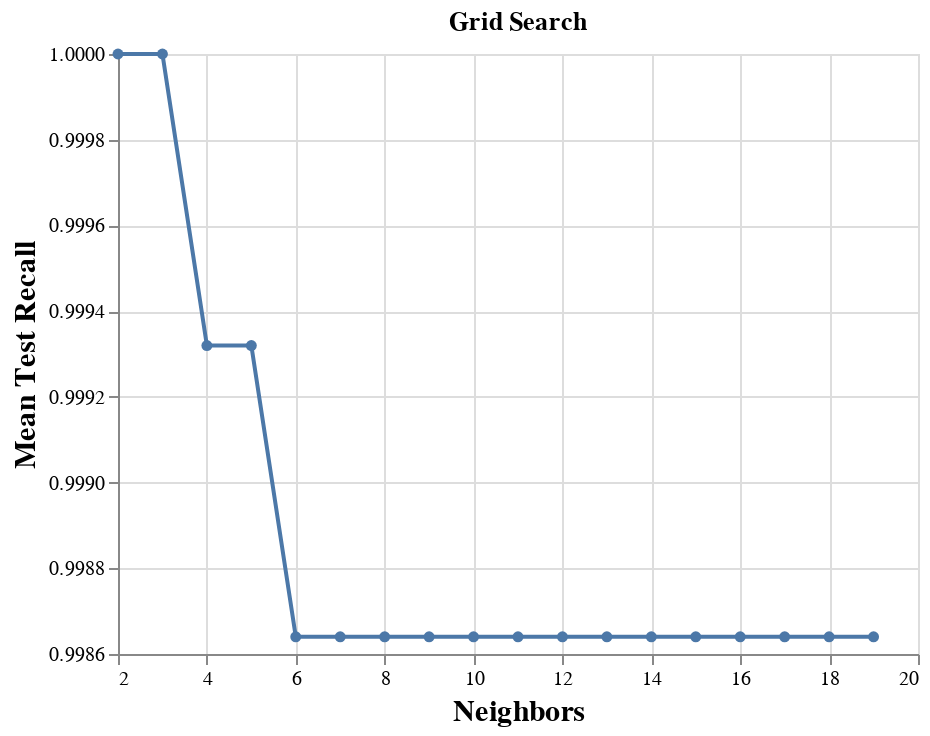

Notebook cell for this chart:
### Code cell
recall_versus_k_grid

### Figure 1 — Vega-Lite specification as saved in the notebook (floating-point values rounded to 4 significant figures)
{"config": {"view": {"continuousWidth": 400, "continuousHeight": 300}, "axis": {"labelFontSize": 10, "titleFontSize": 15}}, "data": {"name": "data-71c43976daa884a9e19a88c78f80a7bf"}, "mark": {"type": "line", "point": true}, "encoding": {"x": {"field": "param_kneighborsclassifier__n_neighbors", "scale": {"zero": false}, "title": "Neighbors", "type": "quantitative"}, "y": {"field": "mean_test_recall", "scale": {"zero": false}, "title": "Mean Test Recall", "type": "quantitative"}}, "height": 300, "title": "Grid Search", "width": 400, "$schema": "https://vega.github.io/schema/vega-lite/v4.17.0.json", "datasets": {"data-71c43976daa884a9e19a88c78f80a7bf": [{"mean_fit_time": 0.1088, "std_fit_time": 0.03274, "mean_score_time": 0.4532, "std_score_time": 0.165, "param_kneighborsclassifier__n_neighbors": 2, "params": {"kneighborsclassifier__n_neighbors": 2}, "split0_test_accuracy": 1.0, "split1_test_accuracy": 1.0, "split2_test_accuracy": 1.0, "split3_test_accuracy": 1.0, "split4_test_accuracy": 1.0, "mean_test_accuracy": 1.0, "std_test_accuracy": 0.0, "rank_test_accuracy": 1, "split0_test_recall": 1.0, "split1_test_recall": 1.0, "split2_test_recall": 1.0, "split3_test_recall": 1.0, "split4_test_recall": 1.0, "mean_test_recall": 1.0, "std_test_recall": 0.0, "rank_test_recall": 1}, {"mean_fit_time": 0.07372, "std_fit_time": 0.03882, "mean_score_time": 0.2533, "std_score_time": 0.1315, "param_kneighborsclassifier__n_neighbors": 3, "params": {"kneighborsclassifier__n_neighbors": 3}, "split0_test_accuracy": 1.0, "split1_test_accuracy": 1.0, "split2_test_accuracy": 1.0, "split3_test_accuracy": 1.0, "split4_test_accuracy": 1.0, "mean_test_accuracy": 1.0, "std_test_accuracy": 0.0, "rank_test_accuracy": 1, "split0_test_recall": 1.0, "split1_test_recall": 1.0, "split2_test_recall": 1.0, "split3_test_recall": 1.0, "split4_test_recall": 1.0, "mean_test_recall": 1.0, "std_test_recall": 0.0, "rank_test_recall": 1}, {"mean_fit_time": 0.07039, "std_fit_time": 0.02663, "mean_score_time": 0.2889, "std_score_time": 0.1013, "param_kneighborsclassifier__n_neighbors": 4, "params": {"kneighborsclassifier__n_neighbors": 4}, "split0_test_accuracy": 1.0, "split1_test_accuracy": 1.0, "split2_test_accuracy": 1.0, "split3_test_accuracy": 1.0, "split4_test_accuracy": 0.9984, "mean_test_accuracy": 0.9997, "std_test_accuracy": 0.0006568, "rank_test_accuracy": 3, "split0_test_recall": 1.0, "split1_test_recall": 1.0, "split2_test_recall": 1.0, "split3_test_recall": 1.0, "split4_test_recall": 0.9966, "mean_test_recall": 0.9993, "std_test_recall": 0.001361, "rank_test_recall": 3}, {"mean_fit_time": 0.1089, "std_fit_time": 0.08291, "mean_score_time": 0.398, "std_score_time": 0.2216, "param_kneighborsclassifier__n_neighbors": 5, "params": {"kneighborsclassifier__n_neighbors": 5}, "split0_test_accuracy": 1.0, "split1_test_accuracy": 1.0, "split2_test_accuracy": 1.0, "split3_test_accuracy": 1.0, "split4_test_accuracy": 0.9984, "mean_test_accuracy": 0.9997, "std_test_accuracy": 0.0006568, "rank_test_accuracy": 3, "split0_test_recall": 1.0, "split1_test_recall": 1.0, "split2_test_recall": 1.0, "split3_test_recall": 1.0, "split4_test_recall": 0.9966, "mean_test_recall": 0.9993, "std_test_recall": 0.001361, "rank_test_recall": 3}, {"mean_fit_time": 0.06629, "std_fit_time": 0.02737, "mean_score_time": 0.2857, "std_score_time": 0.2048, "param_kneighborsclassifier__n_neighbors": 6, "params": {"kneighborsclassifier__n_neighbors": 6}, "split0_test_accuracy": 0.9992, "split1_test_accuracy": 1.0, "split2_test_accuracy": 0.9992, "split3_test_accuracy": 1.0, "split4_test_accuracy": 0.9984, "mean_test_accuracy": 0.9993, "std_test_accuracy": 0.0006144, "rank_test_accuracy": 5, "split0_test_recall": 0.9983, "split1_test_recall": 1.0, "split2_test_recall": 0.9983, "split3_test_recall": 1.0, "split4_test_recall": 0.9966, "mean_test_recall": 0.9986, "std_test_recall": 0.001273, "rank_test_recall": 5}, {"mean_fit_time": 0.04663, "std_fit_time": 0.00265, "mean_score_time": 0.1801, "std_score_time": 0.006636, "param_kneighborsclassifier__n_neighbors": 7, "params": {"kneighborsclassifier__n_neighbors": 7}, "split0_test_accuracy": 0.9992, "split1_test_accuracy": 1.0, "split2_test_accuracy": 0.9992, "split3_test_accuracy": 1.0, "split4_test_accuracy": 0.9984, "mean_test_accuracy": 0.9993, "std_test_accuracy": 0.0006144, "rank_test_accuracy": 5, "split0_test_recall": 0.9983, "split1_test_recall": 1.0, "split2_test_recall": 0.9983, "split3_test_recall": 1.0, "split4_test_recall": 0.9966, "mean_test_recall": 0.9986, "std_test_recall": 0.001273, "rank_test_recall": 5}, {"mean_fit_time": 0.05374, "std_fit_time": 0.008536, "mean_score_time": 0.2877, "std_score_time": 0.1373, "param_kneighborsclassifier__n_neighbors": 8, "params": {"kneighborsclassifier__n_neighbors": 8}, "split0_test_accuracy": 0.9992, "split1_test_accuracy": 1.0, "split2_test_accuracy": 0.9992, "split3_test_accuracy": 1.0, "split4_test_accuracy": 0.9984, "mean_test_accuracy": 0.9993, "std_test_accuracy": 0.0006144, "rank_test_accuracy": 5, "split0_test_recall": 0.9983, "split1_test_recall": 1.0, "split2_test_recall": 0.9983, "split3_test_recall": 1.0, "split4_test_recall": 0.9966, "mean_test_recall": 0.9986, "std_test_recall": 0.001273, "rank_test_recall": 5}, {"mean_fit_time": 0.04394, "std_fit_time": 0.001917, "mean_score_time": 0.1765, "std_score_time": 0.004496, "param_kneighborsclassifier__n_neighbors": 9, "params": {"kneighborsclassifier__n_neighbors": 9}, "split0_test_accuracy": 0.9992, "split1_test_accuracy": 1.0, "split2_test_accuracy": 0.9992, "split3_test_accuracy": 1.0, "split4_test_accuracy": 0.9984, "mean_test_accuracy": 0.9993, "std_test_accuracy": 0.0006144, "rank_test_accuracy": 5, "split0_test_recall": 0.9983, "split1_test_recall": 1.0, "split2_test_recall": 0.9983, "split3_test_recall": 1.0, "split4_test_recall": 0.9966, "mean_test_recall": 0.9986, "std_test_recall": 0.001273, "rank_test_recall": 5}, {"mean_fit_time": 0.04456, "std_fit_time": 0.00402, "mean_score_time": 0.1749, "std_score_time": 0.005928, "param_kneighborsclassifier__n_neighbors": 10, "params": {"kneighborsclassifier__n_neighbors": 10}, "split0_test_accuracy": 0.9992, "split1_test_accuracy": 1.0, "split2_test_accuracy": 0.9992, "split3_test_accuracy": 1.0, "split4_test_accuracy": 0.9984, "mean_test_accuracy": 0.9993, "std_test_accuracy": 0.0006144, "rank_test_accuracy": 5, "split0_test_recall": 0.9983, "split1_test_recall": 1.0, "split2_test_recall": 0.9983, "split3_test_recall": 1.0, "split4_test_recall": 0.9966, "mean_test_recall": 0.9986, "std_test_recall": 0.001273, "rank_test_recall": 5}, {"mean_fit_time": 0.05782, "std_fit_time": 0.01717, "mean_score_time": 0.2414, "std_score_time": 0.05126, "param_kneighborsclassifier__n_neighbors": 11, "params": {"kneighborsclassifier__n_neighbors": 11}, "split0_test_accuracy": 0.9992, "split1_test_accuracy": 1.0, "split2_test_accuracy": 0.9992, "split3_test_accuracy": 1.0, "split4_test_accuracy": 0.9984, "mean_test_accuracy": 0.9993, "std_test_accuracy": 0.0006144, "rank_test_accuracy": 5, "split0_test_recall": 0.9983, "split1_test_recall": 1.0, "split2_test_recall": 0.9983, "split3_test_recall": 1.0, "split4_test_recall": 0.9966, "mean_test_recall": 0.9986, "std_test_recall": 0.001273, "rank_test_recall": 5}, {"mean_fit_time": 0.05823, "std_fit_time": 0.02115, "mean_score_time": 0.1973, "std_score_time": 0.0195, "param_kneighborsclassifier__n_neighbors": 12, "params": {"kneighborsclassifier__n_neighbors": 12}, "split0_test_accuracy": 0.9992, "split1_test_accuracy": 1.0, "split2_test_accuracy": 0.9992, "split3_test_accuracy": 1.0, "split4_test_accuracy": 0.9984, "mean_test_accuracy": 0.9993, "std_test_accuracy": 0.0006144, "rank_test_accuracy": 5, "split0_test_recall": 0.9983, "split1_test_recall": 1.0, "split2_test_recall": 0.9983, "split3_test_recall": 1.0, "split4_test_recall": 0.9966, "mean_test_recall": 0.9986, "std_test_recall": 0.001273, "rank_test_recall": 5}, {"mean_fit_time": 0.04201, "std_fit_time": 0.003138, "mean_score_time": 0.1828, "std_score_time": 0.02433, "param_kneighborsclassifier__n_neighbors": 13, "params": {"kneighborsclassifier__n_neighbors": 13}, "split0_test_accuracy": 0.9992, "split1_test_accuracy": 1.0, "split2_test_accuracy": 0.9992, "split3_test_accuracy": 1.0, "split4_test_accuracy": 0.9984, "mean_test_accuracy": 0.9993, "std_test_accuracy": 0.0006144, "rank_test_accuracy": 5, "split0_test_recall": 0.9983, "split1_test_recall": 1.0, "split2_test_recall": 0.9983, "split3_test_recall": 1.0, "split4_test_recall": 0.9966, "mean_test_recall": 0.9986, "std_test_recall": 0.001273, "rank_test_recall": 5}, {"mean_fit_time": 0.05389, "std_fit_time": 0.01502, "mean_score_time": 0.2285, "std_score_time": 0.05037, "param_kneighborsclassifier__n_neighbors": 14, "params": {"kneighborsclassifier__n_neighbors": 14}, "split0_test_accuracy": 0.9992, "split1_test_accuracy": 1.0, "split2_test_accuracy": 0.9992, "split3_test_accuracy": 1.0, "split4_test_accuracy": 0.9984, "mean_test_accuracy": 0.9993, "std_test_accuracy": 0.0006144, "rank_test_accuracy": 5, "split0_test_recall": 0.9983, "split1_test_recall": 1.0, "split2_test_recall": 0.9983, "split3_test_recall": 1.0, "split4_test_recall": 0.9966, "mean_test_recall": 0.9986, "std_test_recall": 0.001273, "rank_test_recall": 5}, {"mean_fit_time": 0.04995, "std_fit_time": 0.005336, "mean_score_time": 0.1949, "std_score_time": 0.01879, "param_kneighborsclassifier__n_neighbors": 15, "params": {"kneighborsclassifier__n_neighbors": 15}, "split0_test_accuracy": 0.9992, "split1_test_accuracy": 1.0, "split2_test_accuracy": 0.9992, "split3_test_accuracy": 1.0, "split4_test_accuracy": 0.9984, "mean_test_accuracy": 0.9993, "std_test_accuracy": 0.0006144, "rank_test_accuracy": 5, "split0_test_recall": 0.9983, "split1_test_recall": 1.0, "split2_test_recall": 0.9983, "split3_test_recall": 1.0, "split4_test_recall": 0.9966, "mean_test_recall": 0.9986, "std_test_recall": 0.001273, "rank_test_recall": 5}, {"mean_fit_time": 0.06543, "std_fit_time": 0.02894, "mean_score_time": 0.2861, "std_score_time": 0.08089, "param_kneighborsclassifier__n_neighbors": 16, "params": {"kneighborsclassifier__n_neighbors": 16}, "split0_test_accuracy": 0.9992, "split1_test_accuracy": 1.0, "split2_test_accuracy": 0.9992, "split3_test_accuracy": 1.0, "split4_test_accuracy": 0.9984, "mean_test_accuracy": 0.9993, "std_test_accuracy": 0.0006144, "rank_test_accuracy": 5, "split0_test_recall": 0.9983, "split1_test_recall": 1.0, "split2_test_recall": 0.9983, "split3_test_recall": 1.0, "split4_test_recall": 0.9966, "mean_test_recall": 0.9986, "std_test_recall": 0.001273, "rank_test_recall": 5}, {"mean_fit_time": 0.06456, "std_fit_time": 0.03592, "mean_score_time": 0.2432, "std_score_time": 0.1054, "param_kneighborsclassifier__n_neighbors": 17, "params": {"kneighborsclassifier__n_neighbors": 17}, "split0_test_accuracy": 0.9992, "split1_test_accuracy": 1.0, "split2_test_accuracy": 0.9992, "split3_test_accuracy": 1.0, "split4_test_accuracy": 0.9984, "mean_test_accuracy": 0.9993, "std_test_accuracy": 0.0006144, "rank_test_accuracy": 5, "split0_test_recall": 0.9983, "split1_test_recall": 1.0, "split2_test_recall": 0.9983, "split3_test_recall": 1.0, "split4_test_recall": 0.9966, "mean_test_recall": 0.9986, "std_test_recall": 0.001273, "rank_test_recall": 5}, {"mean_fit_time": 0.07501, "std_fit_time": 0.0389, "mean_score_time": 0.2486, "std_score_time": 0.1323, "param_kneighborsclassifier__n_neighbors": 18, "params": {"kneighborsclassifier__n_neighbors": 18}, "split0_test_accuracy": 0.9992, "split1_test_accuracy": 1.0, "split2_test_accuracy": 0.9992, "split3_test_accuracy": 1.0, "split4_test_accuracy": 0.9984, "mean_test_accuracy": 0.9993, "std_test_accuracy": 0.0006144, "rank_test_accuracy": 5, "split0_test_recall": 0.9983, "split1_test_recall": 1.0, "split2_test_recall": 0.9983, "split3_test_recall": 1.0, "split4_test_recall": 0.9966, "mean_test_recall": 0.9986, "std_test_recall": 0.001273, "rank_test_recall": 5}, {"mean_fit_time": 0.06474, "std_fit_time": 0.02411, "mean_score_time": 0.2319, "std_score_time": 0.02572, "param_kneighborsclassifier__n_neighbors": 19, "params": {"kneighborsclassifier__n_neighbors": 19}, "split0_test_accuracy": 0.9992, "split1_test_accuracy": 1.0, "split2_test_accuracy": 0.9992, "split3_test_accuracy": 1.0, "split4_test_accuracy": 0.9984, "mean_test_accuracy": 0.9993, "std_test_accuracy": 0.0006144, "rank_test_accuracy": 5, "split0_test_recall": 0.9983, "split1_test_recall": 1.0, "split2_test_recall": 0.9983, "split3_test_recall": 1.0, "split4_test_recall": 0.9966, "mean_test_recall": 0.9986, "std_test_recall": 0.001273, "rank_test_recall": 5}]}}
